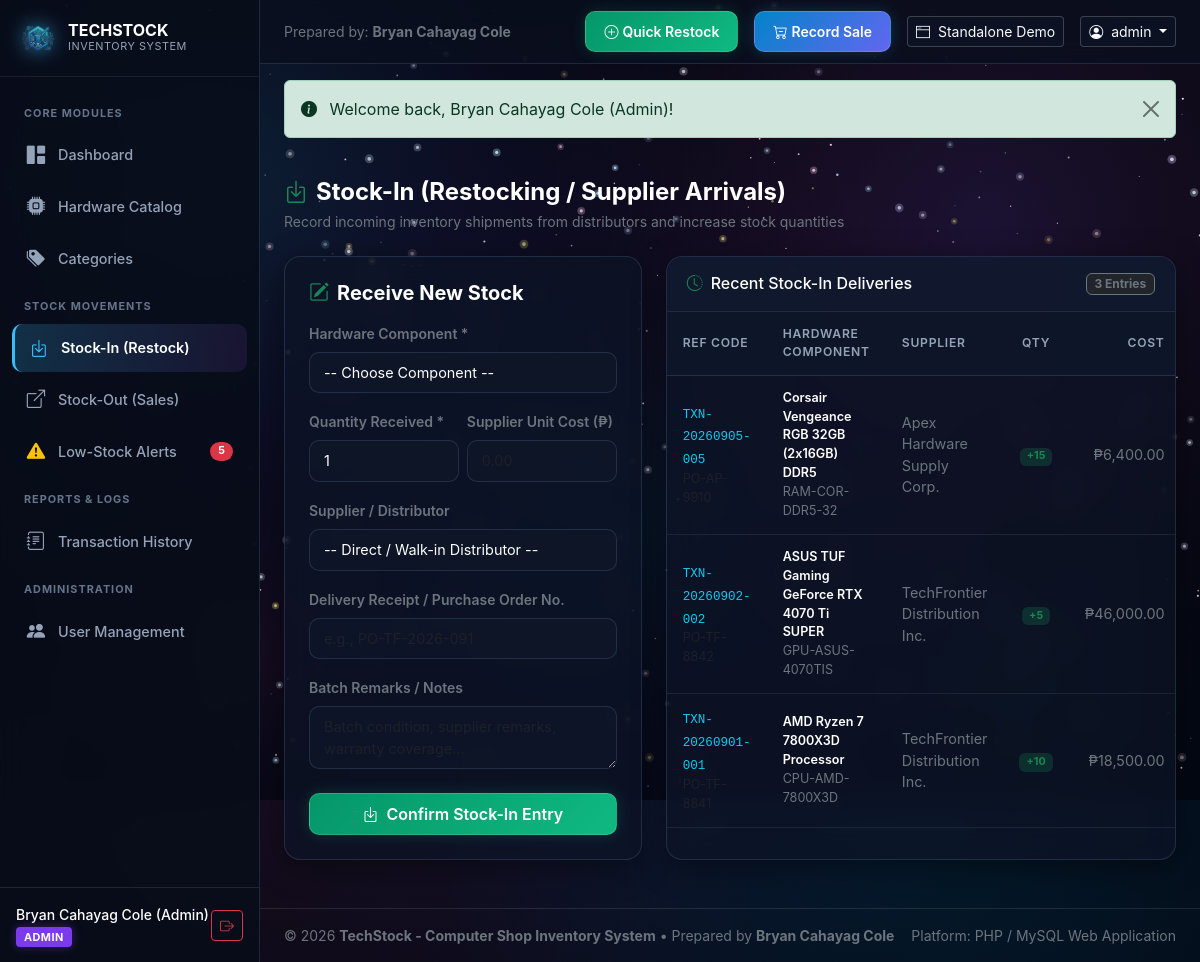
The page /stock_in.php (signed in) on the database its author committed.
### tables this page shows
CREATE TABLE `stock_transactions` (
  `id` INT AUTO_INCREMENT PRIMARY KEY,
  `transaction_code` VARCHAR(50) NOT NULL UNIQUE,
  `product_id` INT NOT NULL,
  `user_id` INT NOT NULL,
  `type` ENUM('IN', 'OUT') NOT NULL,
  `purpose` ENUM('Supplier Delivery', 'Customer Sale', 'Defective/RMA', 'Shop Build', 'Internal Use', 'Stock Adjustment') NOT NULL,
  `reference_no` VARCHAR(100) NULL,
  `quantity` INT NOT NULL,
  `unit_cost` DECIMAL(12, 2) NULL,
  `unit_price` DECIMAL(12, 2) NULL,
  `supplier_id` INT NULL,
  `recipient` VARCHAR(150) NULL,
  `notes` TEXT NULL,
  `created_at` TIMESTAMP DEFAULT CURRENT_TIMESTAMP,
  CONSTRAINT `fk_trans_product` FOREIGN KEY (`product_id`) REFERENCES `products` (`id`) ON DELETE CASCADE ON UPDATE CASCADE,
  CONSTRAINT `fk_trans_user` FOREIGN KEY (`user_id`) REFERENCES `users` (`id`) ON DELETE RESTRICT ON UPDATE CASCADE,
  CONSTRAINT `fk_trans_supplier` FOREIGN KEY (`supplier_id`) REFERENCES `suppliers` (`id`) ON DELETE SET NULL ON UPDATE CASCADE
);

CREATE TABLE `products` (
  `id` INT AUTO_INCREMENT PRIMARY KEY,
  `sku` VARCHAR(50) NOT NULL UNIQUE,
  `name` VARCHAR(200) NOT NULL,
  `category_id` INT NOT NULL,
  `brand` VARCHAR(100) NOT NULL,
  `specifications` TEXT NULL,
  `unit_cost` DECIMAL(12, 2) NOT NULL DEFAULT 0.00,
  `selling_price` DECIMAL(12, 2) NOT NULL DEFAULT 0.00,
  `quantity` INT NOT NULL DEFAULT 0,
  `min_threshold` INT NOT NULL DEFAULT 5,
  `location` VARCHAR(100) DEFAULT 'Shelf A1',
  `status` ENUM('active', 'discontinued') DEFAULT 'active',
  `created_at` TIMESTAMP DEFAULT CURRENT_TIMESTAMP,
  `updated_at` TIMESTAMP DEFAULT CURRENT_TIMESTAMP ON UPDATE CURRENT_TIMESTAMP,
  CONSTRAINT `fk_product_category` FOREIGN KEY (`category_id`) REFERENCES `categories` (`id`) ON DELETE RESTRICT ON UPDATE CASCADE
);

CREATE TABLE `suppliers` (
  `id` INT AUTO_INCREMENT PRIMARY KEY,
  `name` VARCHAR(150) NOT NULL,
  `contact_person` VARCHAR(100) NULL,
  `phone` VARCHAR(30) NULL,
  `email` VARCHAR(100) NULL,
  `address` TEXT NULL,
  `created_at` TIMESTAMP DEFAULT CURRENT_TIMESTAMP
);

### includes/auth.php (called while the page is built, shortened)
<?php
function is_logged_in(): bool {
    return isset($_SESSION['user_id']) && !empty($_SESSION['user_id']);
}
function has_role($allowed_roles): bool {
    $role = $_SESSION['role'] ?? '';
    return $role === $allowed_roles;
}

### stock_in.php (the view, shortened to what this page needs)
<?php
require_once __DIR__ . '/includes/header.php';
$pdo = get_db_connection();
$can_transact = !has_role('auditor');
$recent_in = $pdo->query("
    SELECT t.*, p.name as product_name, p.sku, s.name as supplier_name, u.full_name as handler_name
    FROM stock_transactions t
    JOIN products p ON t.product_id = p.id
    LEFT JOIN suppliers s ON t.supplier_id = s.id
    JOIN users u ON t.user_id = u.id
    WHERE t.type = 'IN'
    ORDER BY t.created_at DESC
    LIMIT 15
")->fetchAll();
?>
<div class="d-flex flex-wrap align-items-center justify-content-between gap-3 mb-4">
    <div>
        <h2 class="h4 text-white fw-bold mb-1"><i class="bi bi-box-arrow-in-down text-success me-2"></i>Stock-In (Restocking / Supplier Arrivals)</h2>
        <div class="text-secondary small">Record incoming inventory shipments from distributors and increase stock quantities</div>
    </div>
</div>
<div class="row g-4 mb-4">
    <?php if ($can_transact): ?>
    <div class="col-lg-5">
        <div class="card-custom p-4">
            <h5 class="text-white mb-3 fw-bold"><i class="bi bi-pencil-square text-success me-2"></i>Receive New Stock</h5>
            <form method="POST" action="stock_in.php">
                <div class="mb-3">
                    <label class="form-label small text-secondary fw-semibold">Hardware Component *</label>
                    <select name="product_id" id="stockInProduct" class="form-select form-select-custom" required onchange="onProductSelect(this)">
                        <option value="">-- Choose Component --</option>
                    </select>
                </div>
                <div class="row g-2 mb-3">
                    <div class="col-6">
                        <label class="form-label small text-secondary fw-semibold">Quantity Received *</label>
                        <input type="number" name="quantity" class="form-control form-control-custom" min="1" value="1" required>
                    </div>
                    <div class="col-6">
                        <label class="form-label small text-secondary fw-semibold">Supplier Unit Cost (₱)</label>
                        <input type="number" step="0.01" name="unit_cost" id="stockInCost" class="form-control form-control-custom" placeholder="0.00">
                    </div>
                </div>
                <div class="mb-3">
                    <label class="form-label small text-secondary fw-semibold">Supplier / Distributor</label>
                    <select name="supplier_id" class="form-select form-select-custom">
                        <option value="">-- Direct / Walk-in Distributor --</option>
                    </select>
                </div>
                <div class="mb-3">
                    <label class="form-label small text-secondary fw-semibold">Delivery Receipt / Purchase Order No.</label>
                    <input type="text" name="reference_no" class="form-control form-control-custom" placeholder="e.g., PO-TF-2026-091">
                </div>
                <div class="mb-4">
                    <label class="form-label small text-secondary fw-semibold">Batch Remarks / Notes</label>
                    <textarea name="notes" rows="2" class="form-control form-control-custom" placeholder="Batch condition, supplier remarks, warranty coverage..."></textarea>
                </div>
                <button type="submit" class="btn btn-cyber-success w-100 py-2">
                    <i class="bi bi-box-arrow-in-down me-1"></i> Confirm Stock-In Entry
                </button>
            </form>
        </div>
    </div>
    <?php endif; ?>
    <div class="<?= $can_transact ? 'col-lg-7' : 'col-12' ?>">
        <div class="card-custom h-100">
            <div class="card-custom-header">
                <h6 class="text-white mb-0"><i class="bi bi-clock-history text-success me-2"></i>Recent Stock-In Deliveries</h6>
                <span class="badge bg-dark border border-secondary text-secondary"><?= count($recent_in) ?> Entries</span>
            </div>
            <div class="table-responsive">
                <table class="table-custom">
                    <thead>
                        <tr>
                            <th>Ref Code</th>
                            <th>Hardware Component</th>
                            <th>Supplier</th>
                            <th class="text-center">Qty</th>
                            <th class="text-end">Cost</th>
                        </tr>
                    </thead>
                    <tbody>
                        <?php if (empty($recent_in)): ?>
                            <tr>
                                <td colspan="7" class="text-center py-4 text-secondary">No stock arrivals recorded yet.</td>
                            </tr>
                        <?php else: ?>
                            <?php foreach ($recent_in as $row): ?>
                                <tr>
                                    <td>
                                        <span class="font-monospace text-info small"><?= htmlspecialchars($row['transaction_code']) ?></span>
                                        <?php if (!empty($row['reference_no'])): ?>
                                            <div class="small text-muted"><?= htmlspecialchars($row['reference_no']) ?></div>
                                        <?php endif; ?>
                                    </td>
                                    <td>
                                        <div class="text-white fw-semibold small"><?= htmlspecialchars($row['product_name']) ?></div>
                                        <div class="small text-secondary"><?= htmlspecialchars($row['sku']) ?></div>
                                    </td>
                                    <td class="small text-secondary"><?= htmlspecialchars($row['supplier_name'] ?: 'Direct Distributor') ?></td>
                                    <td class="text-center"><span class="badge bg-success bg-opacity-25 text-success fw-bold">+<?= $row['quantity'] ?></span></td>
                                    <td class="text-end text-secondary small">₱<?= number_format($row['unit_cost'], 2) ?></td>
                                </tr>
                            <?php endforeach; ?>
                        <?php endif; ?>
                    </tbody>
                </table>
            </div>
        </div>
    </div>
</div>
<?php require_once __DIR__ . '/includes/footer.php'; ?>

### assets/css/style.css (style rules this page uses)
:root { --bg-main: transparent; --bg-space: #04060f; --bg-card: rgba(13, 20, 38, 0.72); --bg-card-header: rgba(18, 27, 49, 0.85); --bg-sidebar: rgba(9, 13, 26, 0.88); --bg-sidebar-hover: rgba(30, 41, 59, 0.7); --bg-input: rgba(15, 23, 42, 0.75); --border-color: rgba(147, 197, 253, 0.15); --border-glow: rgba(56, 189, 248, 0.35); --border-subtle: rgba(255, 255, 255, 0.08); --primary: #38bdf8; --primary-glow: rgba(56, 189, 248, 0.4); --accent: #a855f7; --success: #34d399; --success-bg: rgba(16, 185, 129, 0.18); --success-border: rgba(16, 185, 129, 0.35); --warning: #fbbf24; --warning-bg: rgba(245, 158, 11, 0.18); --warning-border: rgba(245, 158, 11, 0.35); --danger: #f87171; --danger-bg: rgba(239, 68, 68, 0.18); --danger-border: rgba(239, 68, 68, 0.35); --text-primary: #ffffff; --text-secondary: #94a3b8; --text-muted: #64748b; --radius-sm: 6px; --radius-md: 10px; --radius-lg: 16px; --shadow-card: 0 8px 32px 0 rgba(0, 0, 0, 0.45); --shadow-glow: 0 0 20px rgba(56, 189, 248, 0.2); }
body { background-color: #030712; background-image: radial-gradient(circle at 18% 22%, rgba(56, 189, 248, 0.16) 0%, transparent 42%), radial-gradient(circle at 82% 28%, rgba(168, 85, 247, 0.15) 0%, transparent 45%), radial-gradient(circle at 50% 65%, rgba(99, 102, 241, 0.12) 0%, transparent 50%), radial-gradient(circle at 78% 85%, rgba(14, 165, 233, 0.12) 0%, transparent 40%), radial-gradient(circle at 22% 82%, rgba(236, 72, 153, 0.08) 0%, transparent 42%); background-attachment: fixed; background-size: cover; background-repeat: no-repeat; color: var(--text-primary); font-family: -apple-system, BlinkMacSystemFont, "Segoe UI", Roboto, "Helvetica Neue", Arial, sans-serif; min-height: 100vh; display: flex; flex-direction: column; margin: 0; overflow-x: hidden; }
.card-custom { background: var(--bg-card); backdrop-filter: blur(14px); -webkit-backdrop-filter: blur(14px); border: 1px solid var(--border-color); border-radius: var(--radius-lg); box-shadow: var(--shadow-card); transition: transform 0.2s ease, border-color 0.2s ease, box-shadow 0.2s ease; }
.card-custom-header { padding: 16px 20px; border-bottom: 1px solid var(--border-subtle); display: flex; align-items: center; justify-content: space-between; background: var(--bg-card-header); border-top-left-radius: var(--radius-lg); border-top-right-radius: var(--radius-lg); }
.table-custom { width: 100%; border-collapse: separate; border-spacing: 0; color: var(--text-primary); }
.table-custom th { background: rgba(15, 23, 42, 0.85); color: var(--text-secondary); font-size: 0.76rem; text-transform: uppercase; letter-spacing: 0.06em; padding: 13px 16px; border-bottom: 1px solid var(--border-color); font-weight: 600; }
.table-custom td { padding: 13px 16px; border-bottom: 1px solid var(--border-subtle); font-size: 0.9rem; vertical-align: middle; color: #f8fafc; }
.table-custom tbody tr { transition: background 0.15s ease; }
.form-control-custom, .form-select-custom { background: var(--bg-input); border: 1px solid var(--border-color); color: #ffffff; border-radius: var(--radius-md); padding: 9px 14px; font-size: 0.9rem; transition: border-color 0.2s, box-shadow 0.2s; width: 100%; }
.form-select-custom option { background: #0d1527; color: #ffffff; }
.btn-cyber-success { background: linear-gradient(135deg, #059669 0%, #10b981 100%); color: #ffffff; border: 1px solid rgba(255, 255, 255, 0.15); font-weight: 600; padding: 9px 18px; border-radius: var(--radius-md); transition: all 0.2s ease; box-shadow: 0 0 15px rgba(16, 185, 129, 0.2); }

### rows shown on the page
stock_transactions: transaction_code "TXN-20260905-005", product.name "Corsair Vengeance RGB 32GB (2x16GB) DDR5", product.sku "RAM-COR-DDR5-32", supplier.name "Apex Hardware Supply Corp.", quantity "15", unit_cost "6,400.00"
stock_transactions: transaction_code "TXN-20260902-002", product.name "ASUS TUF Gaming GeForce RTX 4070 Ti SUPER", product.sku "GPU-ASUS-4070TIS", supplier.name "TechFrontier Distribution Inc.", quantity "5", unit_cost "46,000.00"
stock_transactions: transaction_code "TXN-20260901-001", product.name "AMD Ryzen 7 7800X3D Processor", product.sku "CPU-AMD-7800X3D", supplier.name "TechFrontier Distribution Inc.", quantity "10", unit_cost "18,500.00"

### other values the page prints
$low_stock_count "5"
$user['full_name'] "Bryan Cahayag Cole (Admin)"
$user['role'] "ADMIN"
$user['username'] "admin"
$flash['message'] "Welcome back, Bryan Cahayag Cole (Admin)!"
count($recent_in) "3"
